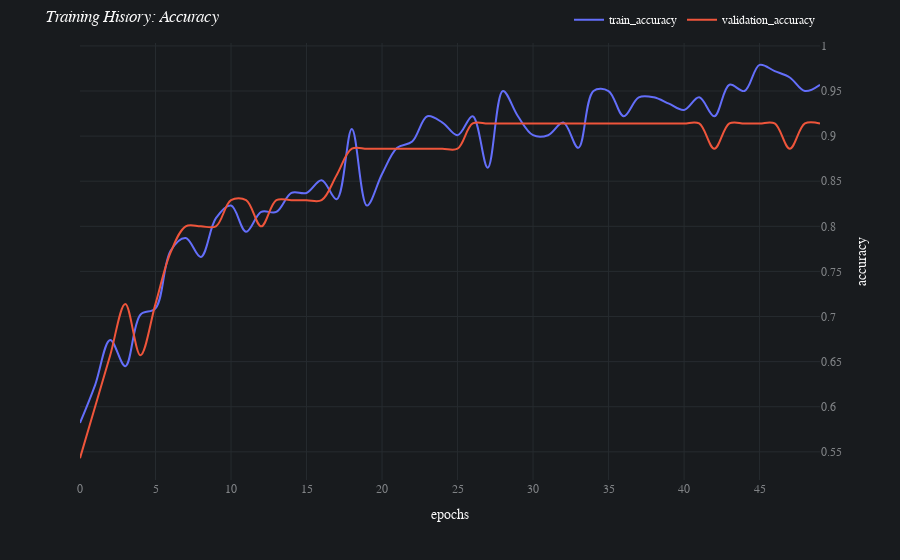
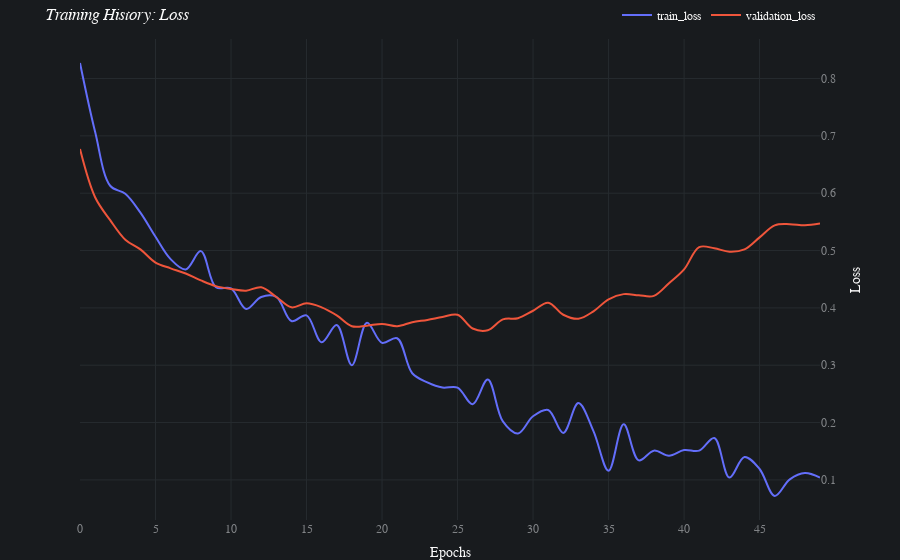

Here is the notebook cell these charts were saved with, in order:
### Code cell
result.plot_learning_curve()

### Figure 1 — Plotly figure (JSON) as saved in the notebook; plotly's stock layout.template omitted (floating-point values rounded to 4 significant figures)
{"data": [{"hovertemplate": "variable=train_accuracy<br>index=%{x}<br>value=%{y}<extra></extra>", "legendgroup": "train_accuracy", "line": {"color": "#636efa", "dash": "solid", "shape": "spline"}, "mode": "lines", "name": "train_accuracy", "orientation": "v", "showlegend": true, "type": "scatter", "x": [0, 1, 2, 3, 4, 5, 6, 7, 8, 9, 10, 11, 12, 13, 14, 15, 16, 17, 18, 19, 20, 21, 22, 23, 24, 25, 26, 27, 28, 29, 30, 31, 32, 33, 34, 35, 36, 37, 38, 39, 40, 41, 42, 43, 44, 45, 46, 47, 48, 49], "xaxis": "x", "y": [0.582, 0.624, 0.674, 0.645, 0.702, 0.709, 0.773, 0.787, 0.766, 0.809, 0.823, 0.794, 0.816, 0.816, 0.837, 0.837, 0.851, 0.83, 0.908, 0.823, 0.858, 0.887, 0.894, 0.922, 0.915, 0.901, 0.922, 0.865, 0.95, 0.922, 0.901, 0.901, 0.915, 0.887, 0.95, 0.95, 0.922, 0.943, 0.943, 0.936, 0.929, 0.943, 0.922, 0.957, 0.95, 0.979, 0.972, 0.965, 0.95, 0.957], "yaxis": "y"}, {"hovertemplate": "variable=validation_accuracy<br>index=%{x}<br>value=%{y}<extra></extra>", "legendgroup": "validation_accuracy", "line": {"color": "#EF553B", "dash": "solid", "shape": "spline"}, "mode": "lines", "name": "validation_accuracy", "orientation": "v", "showlegend": true, "type": "scatter", "x": [0, 1, 2, 3, 4, 5, 6, 7, 8, 9, 10, 11, 12, 13, 14, 15, 16, 17, 18, 19, 20, 21, 22, 23, 24, 25, 26, 27, 28, 29, 30, 31, 32, 33, 34, 35, 36, 37, 38, 39, 40, 41, 42, 43, 44, 45, 46, 47, 48, 49], "xaxis": "x", "y": [0.543, 0.6, 0.657, 0.714, 0.657, 0.714, 0.771, 0.8, 0.8, 0.8, 0.829, 0.829, 0.8, 0.829, 0.829, 0.829, 0.829, 0.857, 0.886, 0.886, 0.886, 0.886, 0.886, 0.886, 0.886, 0.886, 0.914, 0.914, 0.914, 0.914, 0.914, 0.914, 0.914, 0.914, 0.914, 0.914, 0.914, 0.914, 0.914, 0.914, 0.914, 0.914, 0.886, 0.914, 0.914, 0.914, 0.914, 0.886, 0.914, 0.914], "yaxis": "y"}], "layout": {"autosize": true, "font": {"color": "#FAFAFA", "family": "Avenir"}, "hoverlabel": {"bgcolor": "#0F0F0F", "font": {"family": "Avenir", "size": 15}}, "legend": {"orientation": "h", "title": {}, "tracegroupgap": 0, "x": 1, "xanchor": "right", "y": 1.02, "yanchor": "bottom"}, "margin": {"t": 5}, "paper_bgcolor": "#181B1E", "plot_bgcolor": "#181B1E", "title": {"text": "<i>Training History: Accuracy</i>"}, "xaxis": {"anchor": "y", "autorange": true, "domain": [0, 1], "gridcolor": "#262B2F", "range": [0, 49], "tickfont": {"color": "#818487"}, "title": {"text": "epochs"}, "type": "linear", "zeroline": false}, "yaxis": {"anchor": "x", "autorange": true, "domain": [0, 1], "dtick": 0.05, "gridcolor": "#262B2F", "range": [0.5188, 1.003], "side": "right", "tick0": 0, "tickfont": {"color": "#818487"}, "tickmode": "linear", "title": {"text": "accuracy"}, "type": "linear", "zeroline": false}}}

### Figure 2 — Plotly figure (JSON) as saved in the notebook; plotly's stock layout.template omitted (floating-point values rounded to 4 significant figures)
{"data": [{"hovertemplate": "variable=train_loss<br>index=%{x}<br>value=%{y}<extra></extra>", "legendgroup": "train_loss", "line": {"color": "#636efa", "dash": "solid", "shape": "spline"}, "mode": "lines", "name": "train_loss", "orientation": "v", "showlegend": true, "type": "scatter", "x": [0, 1, 2, 3, 4, 5, 6, 7, 8, 9, 10, 11, 12, 13, 14, 15, 16, 17, 18, 19, 20, 21, 22, 23, 24, 25, 26, 27, 28, 29, 30, 31, 32, 33, 34, 35, 36, 37, 38, 39, 40, 41, 42, 43, 44, 45, 46, 47, 48, 49], "xaxis": "x", "y": [0.827, 0.707, 0.613, 0.599, 0.566, 0.524, 0.485, 0.467, 0.499, 0.436, 0.434, 0.398, 0.419, 0.419, 0.377, 0.387, 0.34, 0.37, 0.3, 0.374, 0.339, 0.347, 0.286, 0.27, 0.261, 0.261, 0.232, 0.275, 0.202, 0.181, 0.211, 0.222, 0.182, 0.234, 0.185, 0.116, 0.197, 0.134, 0.151, 0.142, 0.152, 0.151, 0.173, 0.104, 0.14, 0.119, 0.072, 0.101, 0.112, 0.104], "yaxis": "y"}, {"hovertemplate": "variable=validation_loss<br>index=%{x}<br>value=%{y}<extra></extra>", "legendgroup": "validation_loss", "line": {"color": "#EF553B", "dash": "solid", "shape": "spline"}, "mode": "lines", "name": "validation_loss", "orientation": "v", "showlegend": true, "type": "scatter", "x": [0, 1, 2, 3, 4, 5, 6, 7, 8, 9, 10, 11, 12, 13, 14, 15, 16, 17, 18, 19, 20, 21, 22, 23, 24, 25, 26, 27, 28, 29, 30, 31, 32, 33, 34, 35, 36, 37, 38, 39, 40, 41, 42, 43, 44, 45, 46, 47, 48, 49], "xaxis": "x", "y": [0.677, 0.593, 0.553, 0.519, 0.502, 0.479, 0.469, 0.46, 0.448, 0.438, 0.433, 0.43, 0.436, 0.419, 0.401, 0.408, 0.401, 0.387, 0.368, 0.369, 0.372, 0.368, 0.375, 0.379, 0.384, 0.388, 0.364, 0.361, 0.38, 0.382, 0.395, 0.409, 0.388, 0.381, 0.394, 0.415, 0.424, 0.422, 0.421, 0.443, 0.467, 0.506, 0.504, 0.498, 0.502, 0.523, 0.544, 0.546, 0.544, 0.547], "yaxis": "y"}], "layout": {"autosize": true, "font": {"color": "#FAFAFA", "family": "Avenir"}, "hoverlabel": {"bgcolor": "#0F0F0F", "font": {"family": "Avenir", "size": 15}}, "legend": {"orientation": "h", "title": {}, "tracegroupgap": 0, "x": 1, "xanchor": "right", "y": 1.02, "yanchor": "bottom"}, "margin": {"b": 0, "t": 5}, "paper_bgcolor": "#181B1E", "plot_bgcolor": "#181B1E", "title": {"text": "<i>Training History: Loss</i>"}, "xaxis": {"anchor": "y", "autorange": true, "domain": [0, 1], "gridcolor": "#262B2F", "range": [0, 49], "tickfont": {"color": "#818487"}, "title": {"text": "Epochs"}, "type": "linear", "zeroline": false}, "yaxis": {"anchor": "x", "autorange": true, "domain": [0, 1], "gridcolor": "#262B2F", "nticks": 9, "range": [0.03006, 0.8689], "side": "right", "tick0": -1, "tickfont": {"color": "#818487"}, "tickmode": "auto", "title": {"text": "Loss"}, "type": "linear", "zeroline": false}}}
